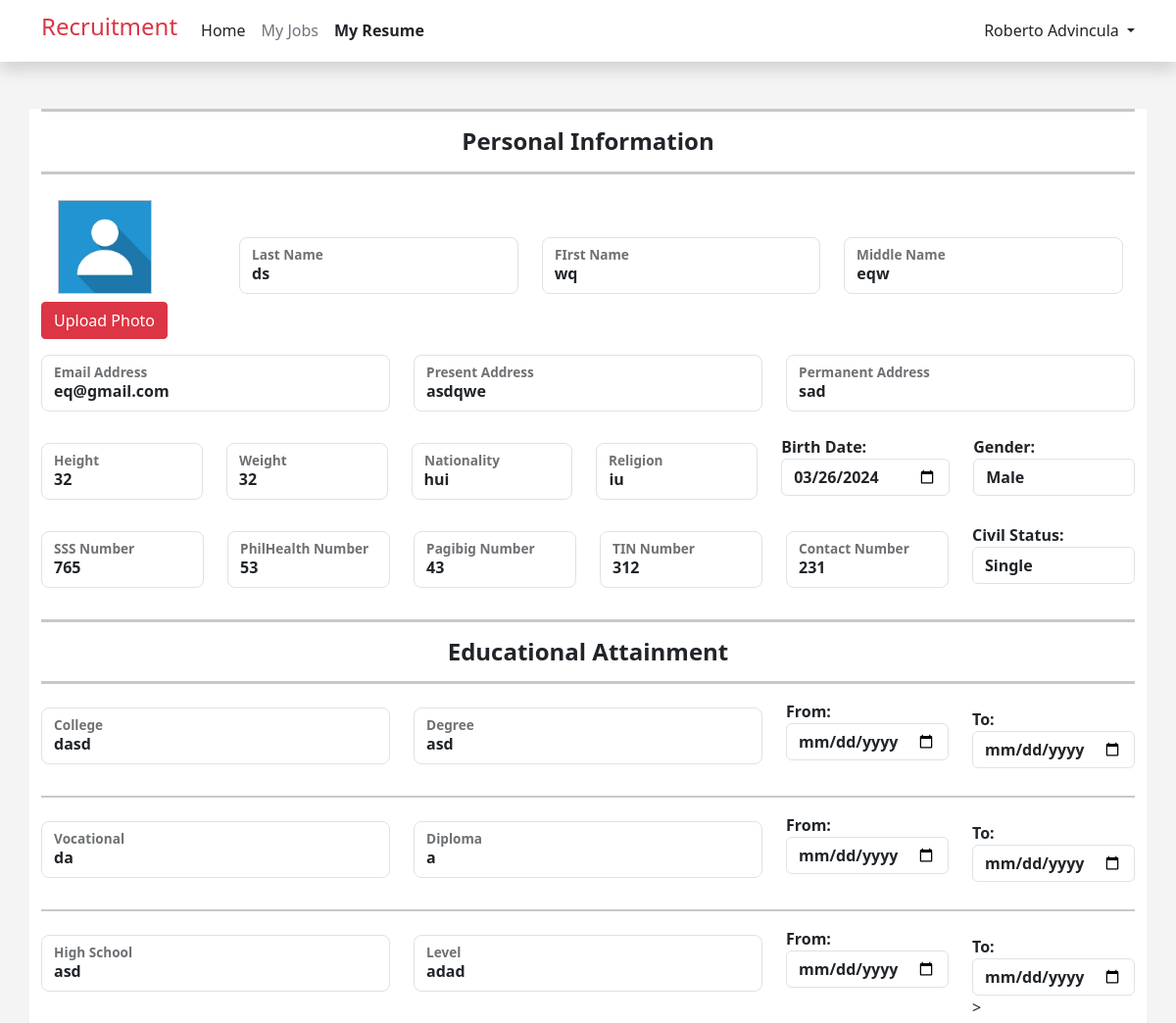
/my_resume.php (signed in, upper part), run on an earlier commit of the app's database.
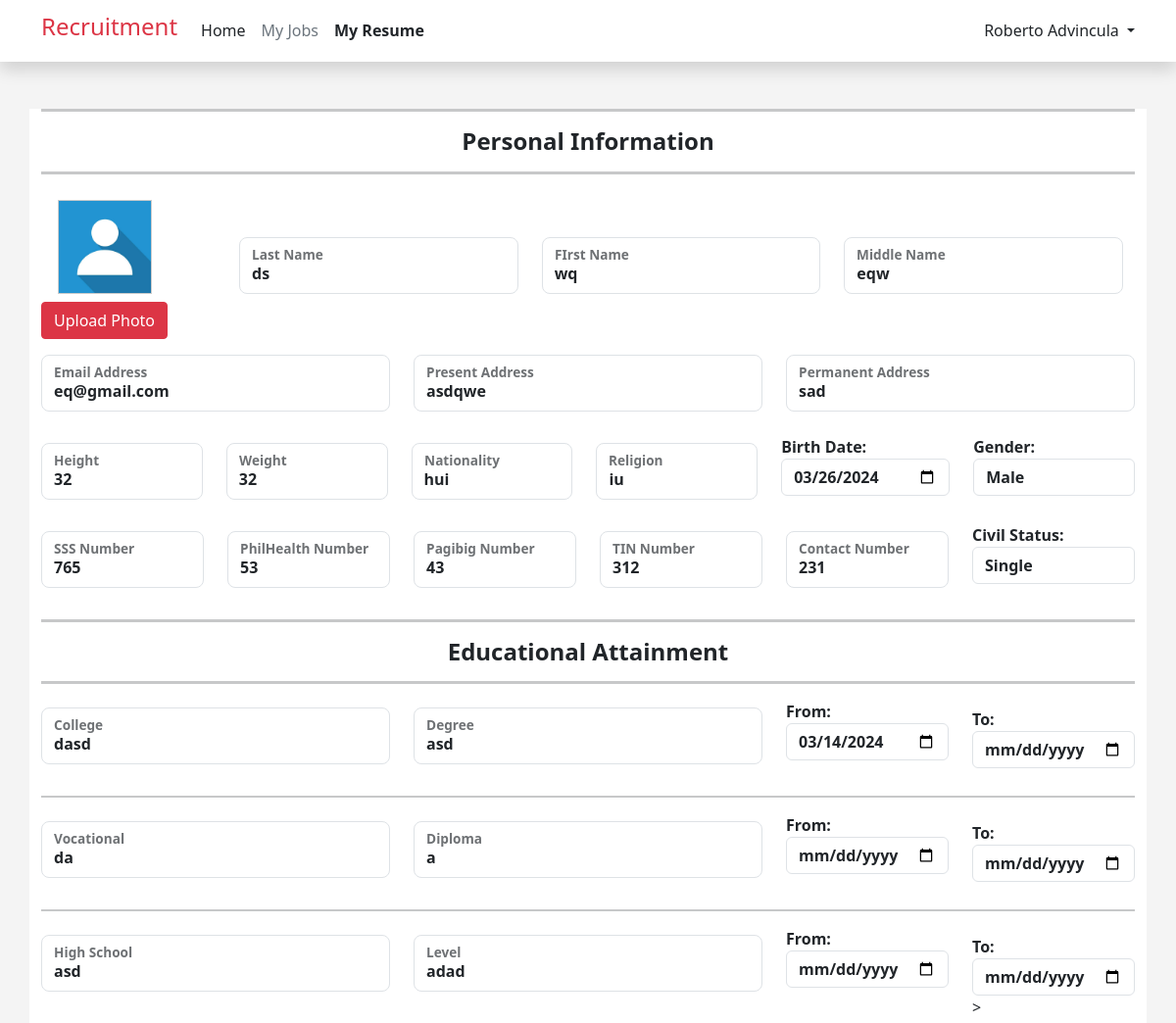
And on a later commit of the database.
### tables this page shows
CREATE TABLE `educational_attainment` (
  `id` int(11) NOT NULL,
  `user_id` int(12) NOT NULL,
  `college` varchar(255) NOT NULL,
  `college_from` date NOT NULL,
  `college_to` date NOT NULL,
  `college_degree` varchar(255) NOT NULL,
  `vocational` varchar(255) NOT NULL,
  `vocational_from` date NOT NULL,
  `vocational_to` date NOT NULL,
  `vocational_diploma` varchar(255) NOT NULL,
  `high_school` varchar(255) NOT NULL,
  `high_school_from` date NOT NULL,
  `high_school_to` date NOT NULL,
  `high_school_level` varchar(255) NOT NULL,
  `elementary` varchar(255) NOT NULL,
  `elementary_from` date NOT NULL,
  `elementary_to` date NOT NULL,
  `elementary_level` varchar(255) NOT NULL
);

### my_resume.php (the view, shortened to what the changed rows need)
<?php
include ("header.php");
include ("dbconn.php");
if (!isset ($_SESSION['user_id'])) {
    header('Location: login.php');
    exit();
} else {
    $userId = $_SESSION['user_id'];
    $query = "SELECT *
        FROM user_resumes
        LEFT JOIN educational_attainment ON user_resumes.user_id = educational_attainment.user_id
        LEFT JOIN employment_background ON user_resumes.user_id = employment_background.user_id
        LEFT JOIN lectures_and_seminars_attended ON user_resumes.user_id = lectures_and_seminars_attended.user_id
        LEFT JOIN character_references ON user_resumes.user_id = character_references.user_id
        WHERE user_resumes.user_id = ?;
    ";
    $stmt = $conn->prepare($query);
    $stmt->bind_param("i", $userId);
    $stmt->execute();
    $result = $stmt->get_result();
    if ($result->num_rows > 0) {
        $row = $result->fetch_assoc();
    }
}
?>
<!DOCTYPE html>
<html lang="en">
<head>
</head>
<body style="background-color: #F4F4F4; ">
    <div class="container mt-5 bg-white">
        <form action="my_resume_process.php" method="post" enctype="multipart/form-data">
            <div class="row">
                <div class="col-sm-12 col-md-12 col-lg-8">
                    <div class="row">
                        <div class="col-sm-12 col-md-6 mt-2">
                            <div class="form-floating mb-3">
                                <input type="text" class="form-control rounded-3 fw-bold" placeholder="12"
                                    name="college"
                                    value="<?php echo !empty ($row['college']) ? $row['college'] : ''; ?>">
                                <label for="floatingInput" class="fw-bold">College</label>
                            </div>
                        </div>
                        <div class="col-sm-12 col-md-6 mt-2">
                            <div class="form-floating mb-3">
                                <input type="text" class="form-control rounded-3 fw-bold" placeholder="12" name="degree"
                                    value="<?php echo !empty ($row['college_degree']) ? $row['college_degree'] : ''; ?>">
                                <label for="floatingInput" class="fw-bold">Degree</label>
                            </div>
                        </div>
                    </div>
                </div>
                <div class="col-sm-12 col-md-12 col-lg-4">
                    <div class="row">
                        <div class="col-sm-12 col-md-6">
                            <div class="form-group">
                                <label for="fromDate" class="fw-bold">From:</label>
                                <input class="form-control fw-bold" type="date" id="fromDate" name="eduCollegeFromDate"
                                    value="<?php echo !empty ($row['college_from']) ? $row['college_from'] : ''; ?>">
                            </div>
                        </div>
                        <div class="col-sm-12 col-md-6 mt-2">
                            <div class="form-group">
                                <label for="toDate" class="fw-bold">To:</label>
                                <input class="form-control fw-bold" type="date" id="toDate" name="eduCollegeToDate"
                                    value="<?php echo !empty ($row['college_to']) ? $row['college_to'] : ''; ?>">
                            </div>
                        </div>
                    </div>
                </div>
            </div>
            <div class="row">
                <div class="col-sm-12 col-md-12 col-lg-8">
                    <div class="row">
                        <div class="col-sm-12 col-md-6 mt-2">
                            <div class="form-floating mb-3">
                                <input type="text" class="form-control rounded-3 fw-bold" placeholder="12"
                                    name="vocational"
                                    value="<?php echo !empty ($row['vocational']) ? $row['vocational'] : ''; ?>">
                                <label for="floatingInput" class="fw-bold">Vocational</label>
                            </div>
                        </div>
                        <div class="col-sm-12 col-md-6 mt-2">
                            <div class="form-floating mb-3">
                                <input type="text" class="form-control rounded-3 fw-bold" placeholder="12"
                                    name="diploma"
                                    value="<?php echo !empty ($row['vocational_diploma']) ? $row['vocational_diploma'] : ''; ?>">
                                <label for="floatingInput" class="fw-bold">Diploma</label>
                            </div>
                        </div>
                    </div>
                </div>
                <div class="col-sm-12 col-md-12 col-lg-4">
                    <div class="row">
                        <div class="col-sm-12 col-md-6">
                            <div class="form-group">
                                <label for="fromDate" class="fw-bold">From:</label>
                                <input class="form-control fw-bold" type="date" id="fromDate"
                                    name="eduVocationalFromDate"
                                    value="<?php echo !empty ($row['vocational_from']) ? $row['vocational_from'] : ''; ?>">
                            </div>
                        </div>
                        <div class="col-sm-12 col-md-6 mt-2">
                            <div class="form-group">
                                <label for="toDate" class="fw-bold">To:</label>
                                <input class="form-control fw-bold" type="date" id="toDate" name="eduVocationalToDate"
                                    value="<?php echo !empty ($row['vocational_to']) ? $row['vocational_to'] : ''; ?>">
                            </div>
                        </div>
                    </div>
                </div>
            </div>
            <div class="row">
                <div class="col-sm-12 col-md-12 col-lg-8">
                    <div class="row">
                        <div class="col-sm-12 col-md-6 mt-2">
                            <div class="form-floating mb-3">
                                <input type="text" class="form-control rounded-3 fw-bold" placeholder="12"
                                    name="highSchool"
                                    value="<?php echo !empty ($row['high_school']) ? $row['high_school'] : ''; ?>">
                                <label for="floatingInput" class="fw-bold">High School</label>
                            </div>
                        </div>
                        <div class="col-sm-12 col-md-6 mt-2">
                            <div class="form-floating mb-3">
                                <input type="text" class="form-control rounded-3 fw-bold" placeholder="12"
                                    name="highSchoolLevel"
                                    value="<?php echo !empty ($row['high_school_level']) ? $row['high_school_level'] : ''; ?>">
                                <label for="floatingInput" class="fw-bold">Level</label>
                            </div>
                        </div>
                    </div>
                </div>
                <div class="col-sm-12 col-md-12 col-lg-4">
                    <div class="row">
                        <div class="col-sm-12 col-md-6">
                            <div class="form-group">
                                <label for="fromDate" class="fw-bold">From:</label>
                                <input class="form-control fw-bold" type="date" id="fromDate"
                                    name="eduHighSchoolFromDate"
                                    value="<?php echo !empty ($row['high_school_from']) ? $row['high_school_from'] : ''; ?>">
                            </div>
                        </div>
                        <div class="col-sm-12 col-md-6 mt-2">
                            <div class="form-group">
                                <label for="toDate" class="fw-bold">To:</label>
                                <input class="form-control fw-bold" type="date" id="toDate" name="eduHighSchoolToDate"
                                    value="<?php echo !empty ($row['high_school_to']) ? $row['high_school_to'] : ''; ?>">>
                            </div>
                        </div>
                    </div>
                </div>
            </div>
        </form>
    </div>
</body>
</html>

What changed in the data, as far as the page shows it:
changed educational_attainment "dasd": eduCollegeFromDate (not shown) → "03/14/2024"
